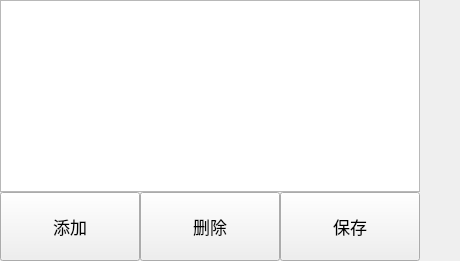
       <widget class="QWidget" name="speed_page_">
        <layout class="QVBoxLayout" name="verticalLayout_8">
         <property name="spacing">
          <number>0</number>
         </property>
         <property name="leftMargin">
          <number>0</number>
         </property>
         <property name="topMargin">
          <number>0</number>
         </property>
         <property name="rightMargin">
          <number>0</number>
         </property>
         <property name="bottomMargin">
          <number>0</number>
         </property>
         <item>
          <layout class="QHBoxLayout" name="horizontalLayout_11">
           <item>
            <widget class="PsTableWidget" name="tableWidget_speed_list_">
             <property name="minimumSize">
              <size>
               <width>420</width>
               <height>0</height>
              </size>
             </property>
             <property name="maximumSize">
              <size>
               <width>420</width>
               <height>65535</height>
              </size>
             </property>
             <attribute name="horizontalHeaderVisible">
              <bool>false</bool>
             </attribute>
             <attribute name="horizontalHeaderCascadingSectionResizes">
              <bool>true</bool>
             </attribute>
             <attribute name="horizontalHeaderDefaultSectionSize">
              <number>100</number>
             </attribute>
             <attribute name="verticalHeaderVisible">
              <bool>false</bool>
             </attribute>
             <attribute name="verticalHeaderMinimumSectionSize">
              <number>25</number>
             </attribute>
             <attribute name="verticalHeaderDefaultSectionSize">
              <number>30</number>
             </attribute>
             <column>
              <property name="text">
               <string>Speed Nmae</string>
              </property>
             </column>
             <column>
              <property name="text">
               <string>Velocity</string>
              </property>
             </column>
             <column>
              <property name="text">
               <string>Acc</string>
              </property>
             </column>
             <column>
              <property name="text">
               <string>Dec</string>
              </property>
             </column>
            </widget>
           </item>
           <item>
            <spacer name="horizontalSpacer_16">
             <property name="orientation">
              <enum>Qt::Orientation::Horizontal</enum>
             </property>
             <property name="sizeHint" stdset="0">
              <size>
               <width>40</width>
               <height>20</height>
              </size>
             </property>
            </spacer>
           </item>
          </layout>
         </item>
         <item>
          <layout class="QHBoxLayout" name="horizontalLayout_10">
           <property name="spacing">
            <number>0</number>
           </property>
           <item>
            <widget class="PsButton" name="button_add_spped_">
             <property name="sizePolicy">
              <sizepolicy hsizetype="Expanding" vsizetype="Fixed">
               <horstretch>0</horstretch>
               <verstretch>0</verstretch>
              </sizepolicy>
             </property>
             <property name="minimumSize">
              <size>
               <width>140</width>
               <height>69</height>
              </size>
             </property>
             <property name="maximumSize">
              <size>
               <width>140</width>
               <height>69</height>
              </size>
             </property>
             <property name="font">
              <font>
               <family>Microsoft YaHei UI</family>
               <pointsize>13</pointsize>
              </font>
             </property>
             <property name="text">
              <string>添加</string>
             </property>
             <property name="checkable">
              <bool>false</bool>
             </property>
            </widget>
           </item>
           <item>
            <widget class="PsButton" name="button_del_spped_">
             <property name="sizePolicy">
              <sizepolicy hsizetype="Expanding" vsizetype="Fixed">
               <horstretch>0</horstretch>
               <verstretch>0</verstretch>
              </sizepolicy>
             </property>
             <property name="minimumSize">
              <size>
               <width>140</width>
               <height>69</height>
              </size>
             </property>
             <property name="maximumSize">
              <size>
               <width>140</width>
               <height>69</height>
              </size>
             </property>
             <property name="font">
              <font>
               <family>Microsoft YaHei UI</family>
               <pointsize>13</pointsize>
              </font>
             </property>
             <property name="text">
              <string>删除</string>
             </property>
             <property name="checkable">
              <bool>false</bool>
             </property>
            </widget>
           </item>
           <item>
            <widget class="PsButton" name="button_save_spped_">
             <property name="sizePolicy">
              <sizepolicy hsizetype="Expanding" vsizetype="Fixed">
               <horstretch>0</horstretch>
               <verstretch>0</verstretch>
              </sizepolicy>
             </property>
             <property name="minimumSize">
              <size>
               <width>140</width>
               <height>69</height>
              </size>
             </property>
             <property name="maximumSize">
              <size>
               <width>140</width>
               <height>69</height>
              </size>
             </property>
             <property name="font">
              <font>
               <family>Microsoft YaHei UI</family>
               <pointsize>13</pointsize>
              </font>
             </property>
             <property name="text">
              <string>保存</string>
             </property>
             <property name="checkable">
              <bool>false</bool>
             </property>
            </widget>
           </item>
           <item>
            <spacer name="horizontalSpacer_18">
             <property name="orientation">
              <enum>Qt::Orientation::Horizontal</enum>
             </property>
             <property name="sizeHint" stdset="0">
              <size>
               <width>40</width>
               <height>20</height>
              </size>
             </property>
            </spacer>
           </item>
          </layout>
         </item>
        </layout>
       </widget>
